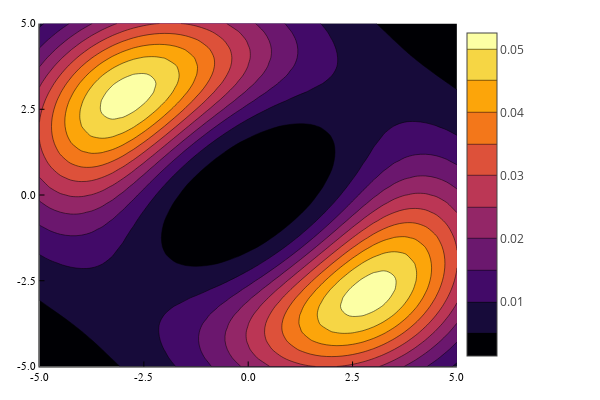

The notebook cell this image was saved under:
### Code cell
# The bruteforce integral approach

# Unentangled
initState(q) = initStateFunction(q[1], q[2], 0.5, 0, 0, 0.5, 0, 0)
# Entangled
# initState(q) = 1/sqrt(2) * (initStateFunction(q[1], q[2], 0.5, +1, 0, 0.5, -1, 0) + initStateFunction(q[1], q[2], 0.5, -1, 0, 0.5, +1, 0))
initMat = initState.(posMat)
initMat = round.(initMat, digits = 7)

finalMat = Matrix{ComplexF32}(undef, posVectSize, posVectSize)
finalTime = 2

for xf in pos1Vect, xfp in pos2Vect
	sumPos = 0
	for i in 1:posVectSize
		Threads.@threads for j in 1:posVectSize
			x0 = pos1Vect[i]
			x0p = pos2Vect[j]
			sumPos += springPropagator1(xf, xfp, x0, x0p, finalTime, 0) * initMat[i, j]
		end
	end
	finalMat[posToIndex(xf), posToIndex(xfp)] = sumPos
end
contourf(pos1Vect, pos2Vect, normalize(abs2.(finalMat)))

### Figure 1 — Plotly figure (JSON) as saved in the notebook; plotly's stock layout.template omitted (floating-point values rounded to 4 significant figures; data arrays with more than 128 entries replaced by an {"elided": "..."} marker saying what was removed)
{"data": [{"colorbar": {"len": 0.9525, "title": "", "x": 0.7615, "y": 0.5139}, "colorscale": {"elided": "256x2 mixed values"}, "contours": {"coloring": "fill", "showlabels": false}, "name": "y1", "ncontours": 17, "showlegend": false, "showscale": true, "type": "contour", "x": [-5, -4.75, -4.5, -4.25, -4, -3.75, -3.5, -3.25, -3, -2.75, -2.5, -2.25, -2, -1.75, -1.5, -1.25, -1, -0.75, -0.5, -0.25, 0, 0.25, 0.5, 0.75, 1, 1.25, 1.5, 1.75, 2, 2.25, 2.5, 2.75, 3, 3.25, 3.5, 3.75, 4, 4.25, 4.5, 4.75, 5], "xaxis": "x", "y": [-5, -4.75, -4.5, -4.25, -4, -3.75, -3.5, -3.25, -3, -2.75, -2.5, -2.25, -2, -1.75, -1.5, -1.25, -1, -0.75, -0.5, -0.25, 0, 0.25, 0.5, 0.75, 1, 1.25, 1.5, 1.75, 2, 2.25, 2.5, 2.75, 3, 3.25, 3.5, 3.75, 4, 4.25, 4.5, 4.75, 5], "yaxis": "y", "z": {"elided": "41x41 float values"}, "zmax": 0.05243, "zmin": 0.001377}], "layout": {"annotations": [], "height": 400, "legend": {"bgcolor": "rgba(255, 255, 255, 1.000)", "bordercolor": "rgba(0, 0, 0, 1.000)", "borderwidth": 1, "font": {"color": "rgba(0, 0, 0, 1.000)", "family": "sans-serif", "size": 11}, "title": {"font": {"color": "rgba(0, 0, 0, 1.000)", "family": "sans-serif", "size": 15}, "text": ""}, "tracegroupgap": 0, "traceorder": "normal", "x": 1, "xanchor": "auto", "y": 1, "yanchor": "auto"}, "margin": {"b": 20, "l": 0, "r": 0, "t": 20}, "paper_bgcolor": "rgba(255, 255, 255, 1.000)", "plot_bgcolor": "rgba(255, 255, 255, 1.000)", "showlegend": true, "width": 600, "xaxis": {"anchor": "y", "domain": [0.06582, 0.7615], "gridcolor": "rgba(0, 0, 0, 0.100)", "gridwidth": 0.5, "linecolor": "rgba(0, 0, 0, 1.000)", "mirror": false, "range": [-5, 5], "showgrid": true, "showline": true, "showticklabels": true, "tickangle": 0, "tickcolor": "rgb(0, 0, 0)", "tickfont": {"color": "rgba(0, 0, 0, 1.000)", "family": "sans-serif", "size": 11}, "tickmode": "array", "ticks": "inside", "ticktext": ["-5.0", "-2.5", "0.0", "2.5", "5.0"], "tickvals": [-5, -2.5, 0, 2.5, 5], "title": "", "titlefont": {"color": "rgba(0, 0, 0, 1.000)", "family": "sans-serif", "size": 15}, "type": "-", "visible": true, "zeroline": false, "zerolinecolor": "rgba(0, 0, 0, 1.000)"}, "yaxis": {"anchor": "x", "domain": [0.03762, 0.9902], "gridcolor": "rgba(0, 0, 0, 0.100)", "gridwidth": 0.5, "linecolor": "rgba(0, 0, 0, 1.000)", "mirror": false, "range": [-5, 5], "showgrid": true, "showline": true, "showticklabels": true, "tickangle": 0, "tickcolor": "rgb(0, 0, 0)", "tickfont": {"color": "rgba(0, 0, 0, 1.000)", "family": "sans-serif", "size": 11}, "tickmode": "array", "ticks": "inside", "ticktext": ["-5.0", "-2.5", "0.0", "2.5", "5.0"], "tickvals": [-5, -2.5, 0, 2.5, 5], "title": "", "titlefont": {"color": "rgba(0, 0, 0, 1.000)", "family": "sans-serif", "size": 15}, "type": "-", "visible": true, "zeroline": false, "zerolinecolor": "rgba(0, 0, 0, 1.000)"}}}
